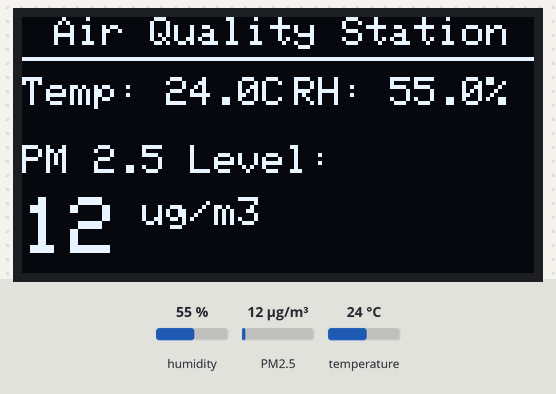
A program run on a simulated ESP32. Parts: 128×64 one-colour display. The test bench sets the inputs (shaded band); at power-on: humidity 55 %, PM2.5 12 µg/m³, temperature 24 °C. What the program prints to the serial monitor is not drawn.

Above: at 4.2 s.
4.3 s: humidity set to 22 %
At 6.5 s:
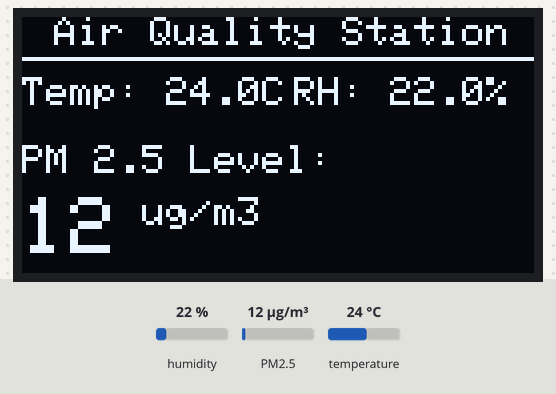
7.0 s: PM2.5 set to 6 µg/m³
At 8.2 s:
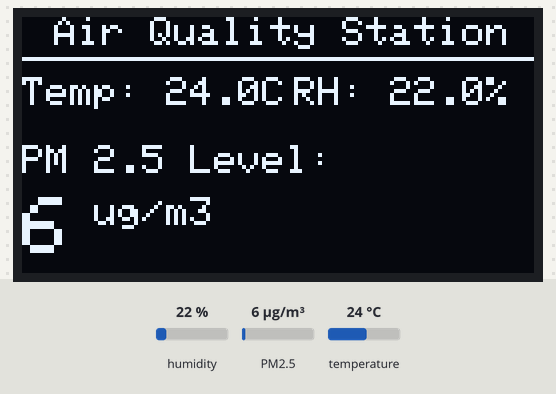
9.7 s: temperature set to 12 °C
At 12.5 s:
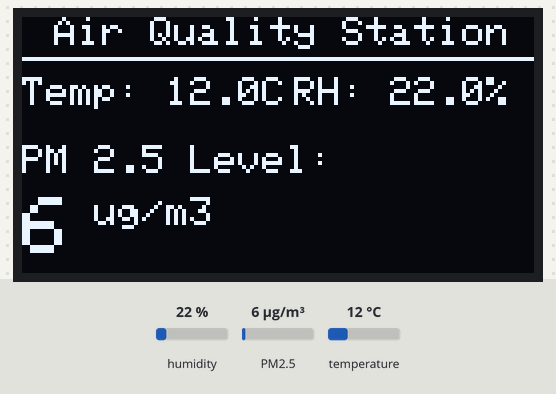
12.8 s: humidity set to 40 %
At 14.2 s:
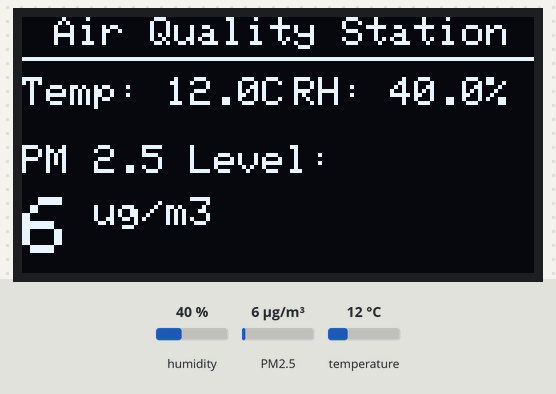
15.5 s: PM2.5 set to 75 µg/m³
At 15.8 s:
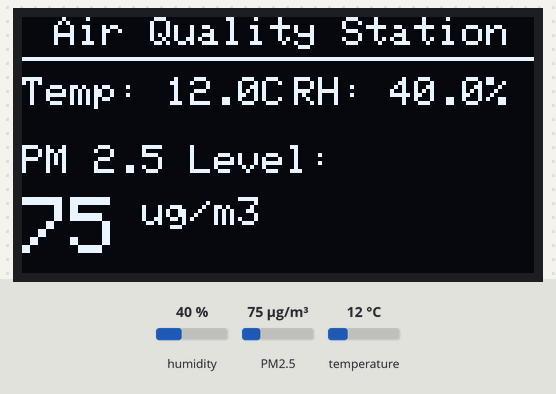
Timing chart, 0 to 18.5 s (numbered marks = the images above; inputs shaded):
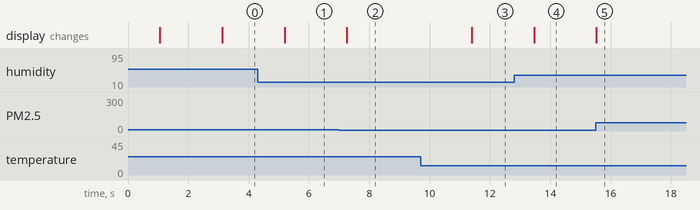

The program:

main.cpp
```cpp
#include <Arduino.h>
#include <Wire.h>
#include <Adafruit_GFX.h>
#include <Adafruit_SSD1306.h>
#include "Adafruit_HTU21DF.h"
#include "Adafruit_PM25AQI.h"

#define SCREEN_WIDTH 128
#define SCREEN_HEIGHT 64
#define OLED_RESET 4

//object list
Adafruit_SSD1306 display(SCREEN_WIDTH, SCREEN_HEIGHT, &Wire, OLED_RESET);
Adafruit_HTU21DF htu = Adafruit_HTU21DF();
Adafruit_PM25AQI aqi = Adafruit_PM25AQI();

void setup() {
  Serial.begin(115200);


  Serial2.begin(9600, SERIAL_8N1, 16, 17);
  delay(1000);
  Wire.begin(21, 22);
  Serial.println("\nBooting Air Monitor...");

  //oled ini
  if(!display.begin(SSD1306_SWITCHCAPVCC, 0x3C)) {
    Serial.println("OLED Failed!");
    while(1);
  }

  //htu ini
  if (!htu.begin()) {
    Serial.println("HTU21D Failed!");
    while(1);
  }

  //pm2.5 ini
  if (!aqi.begin_UART(&Serial2)) {
    Serial.println("PM2.5 Sensor Failed! Check D16/D17 wiring.");
    while(1);
  }

  //oled display
  display.clearDisplay();
  display.setTextColor(SSD1306_WHITE);
  display.setTextSize(1);
  display.setCursor(15, 25);
  display.println("All Sensors GO!");
  display.display();
  delay(2000);
}

void loop() {

  float tempC = htu.readTemperature();
  float humidity = htu.readHumidity();


  PM25_AQI_Data data;
  bool aqiSuccess = aqi.read(&data);


  display.clearDisplay();

  // header
  display.setTextSize(1);
  display.setCursor(8, 0);
  display.println("Air Quality Station");
  display.drawLine(0, 10, 128, 10, SSD1306_WHITE);

  // temp hum top row
  display.setCursor(0, 15);
  display.print("Temp: ");
  display.print(tempC, 1);
  display.print("C");

  display.setCursor(68, 15);
  display.print("RH: ");
  display.print(humidity, 1);
  display.print("%");

  // pm2.5 bot row
  display.setCursor(0, 32);
  display.print("PM 2.5 Level:");

  if (aqiSuccess) {
    display.setTextSize(2);
    display.setCursor(0, 45);
    display.print(data.pm25_standard);

    display.setTextSize(1);
    display.print(" ug/m3");
  } else {
    display.setCursor(0, 45);
    display.print("Reading fan...");
  }

  // push to oled
  display.display();

/*
app json
*/
  if (aqiSuccess) {
    Serial.print("{\"temp\":");
    Serial.print(tempC, 1);
    Serial.print(",\"hum\":");
    Serial.print(humidity, 1);
    Serial.print(",\"pm25\":");
    Serial.print(data.pm25_standard);
    Serial.println("}");
  }

  delay(2000);
}
```

Measured:
- after the input at 4.3 s, the display: changes after 0.89 s (image 1)
- after the input at 7.0 s, the display: changes after 0.26 s (image 2)
- after the input at 9.7 s, the display: changes after 1.7 s (image 3)
- after the input at 12.8 s, the display: changes after 0.66 s (image 4)
- after the input at 15.5 s, the display: changes at once (image 5)
